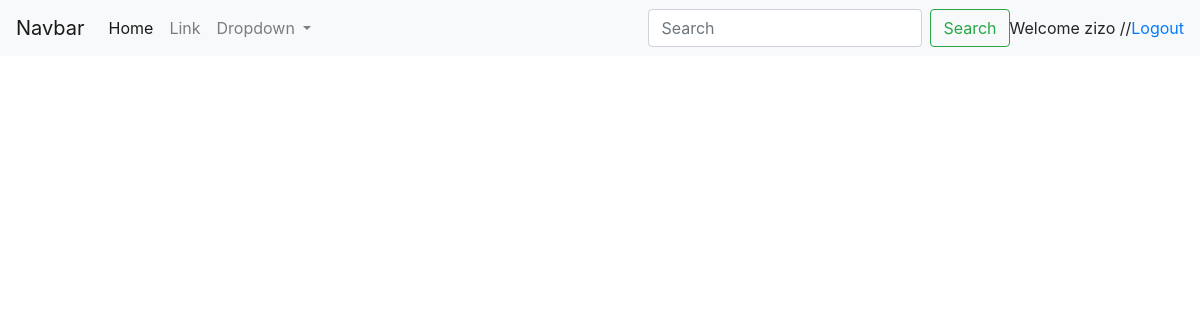
/my_followed (signed in), run on an earlier commit of the app's database.
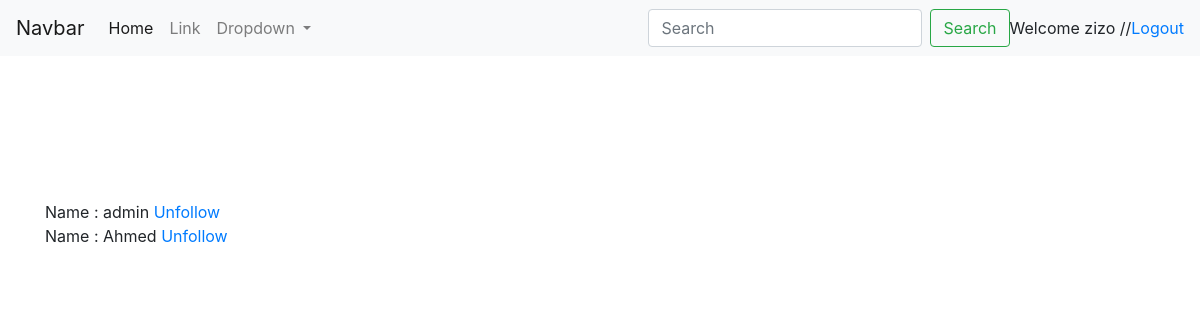
And on a later commit of the database.
### blog/models.py (models this page shows, shortened)
class Following(models.Model):
    created = models.DateTimeField(auto_now_add=True)
    a_user = models.ForeignKey(User, on_delete=models.CASCADE, related_name='follows', blank=True)
    follows = models.ForeignKey(User, on_delete=models.CASCADE, related_name='following', blank=True, default=None)
    boolean = models.BooleanField(default=False,blank=True)

### blog/views.py (the view)
# urls.py: path('my_followed', my_followed, name='my_followed'),
@login_required
def my_followed(request):
    followed = Following.objects.filter(a_user_id__exact=request.user)
    context = {'followed': followed}
    return render(request, 'my_followed.html', context)

### templates/my_followed.html (shortened to what this page needs)
{% extends "base.html" %}
{% load static %}
{% block body %}
<nav class="navbar navbar-expand-lg navbar-light bg-light">
  <a class="navbar-brand"  href="{% url 'home' %}">Navbar</a>
  <div class="collapse navbar-collapse" id="navbarSupportedContent">
    <ul class="navbar-nav mr-auto">
      <li class="nav-item active">
        <a class="nav-link"  href="{% url 'home' %}">Home <span class="sr-only">(current)</span></a>
      </li>
      <li class="nav-item">
        <a class="nav-link" href="#">Link</a>
      </li>
      <li class="nav-item dropdown">
        <a class="nav-link dropdown-toggle" href="#" id="navbarDropdown" role="button" data-toggle="dropdown" aria-haspopup="true" aria-expanded="false">
          Dropdown
        </a>
      </li>
    </ul>
    <form class="form-inline my-2 my-lg-0">
      <input class="form-control mr-sm-2" type="search" placeholder="Search" aria-label="Search">
      <button class="btn btn-outline-success my-2 my-sm-0" type="submit">Search</button>
        Welcome {{ user.get_username }} //
     <a class="" href="{% url 'logout' %}">Logout</a>
    </form>
  </div>
</nav>
<br><br><br><br><br>
   <div class="container">
{% for followed in followed  %}
   <br>
    Name :
    {{ followed.follows}}
      <a href="{% url 'unfollow' followed.id %}">Unfollow</a>
{% endfor %}
</div>
{% endblock %}

What changed in the data, as far as the page shows it:
added Following: follows "admin"
added Following: follows "Ahmed"
